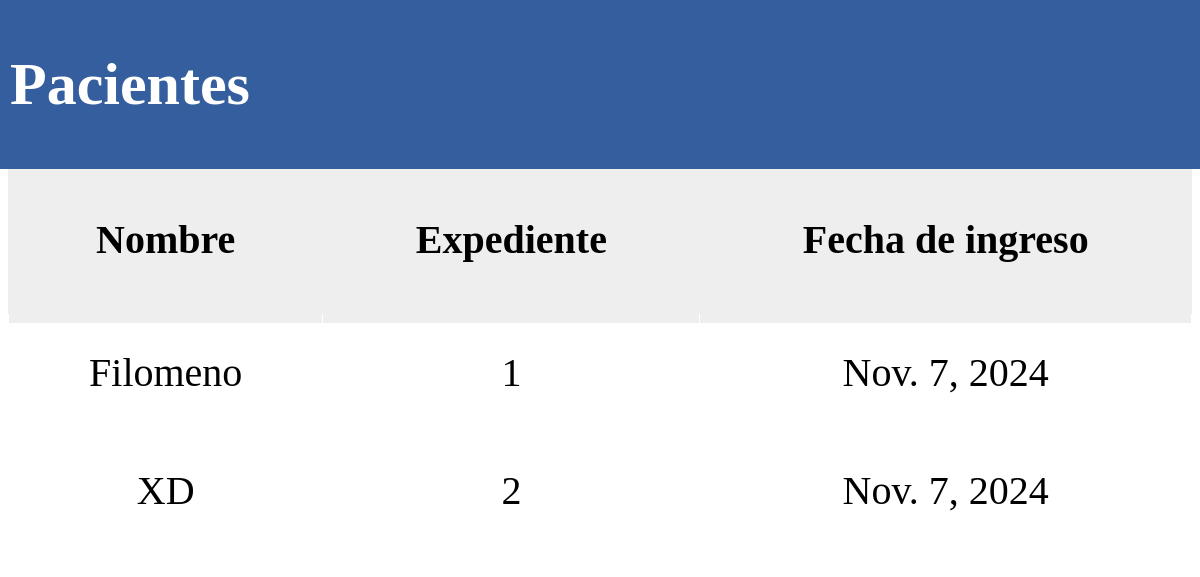
Page /pacientesEnfermero/ on the earlier database version.
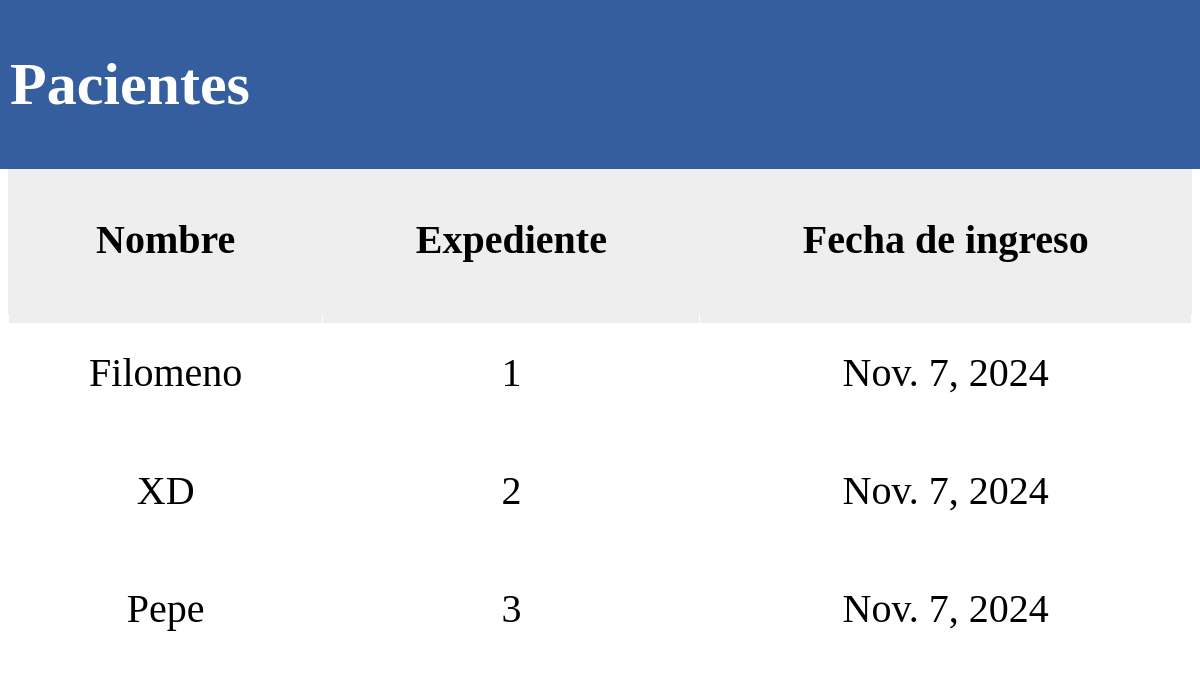
Same page on the later database version.
### Hospital_Infantil/models.py (models this page shows, shortened)
class Paciente(models.Model):
    expediente = models.AutoField(primary_key=True, unique=True)
    nombre = models.CharField(max_length=50, blank=False)
    apellido_paterno = models.CharField(max_length=50, blank=False)
    apellido_materno = models.CharField(max_length=50, blank=False)
    fecha_ingreso = models.DateField(default=timezone.now)
    fecha_nacimiento = models.DateField(default=timezone.now)
    cirugia_realizada = models.CharField(max_length=100, blank=False)
    peso = models.FloatField(blank=False, default=0.0)
    altura = models.FloatField(blank=False, default=0.0)
    diagnostico_clinico_prequirurgico = models.CharField(max_length=1000, blank=False)
    nota_enfermeria = models.CharField(max_length=1000, blank=False)
    medico_Encargado = models.ForeignKey(
        UserProfile,
        on_delete=models.SET_NULL,
        null = True,
        limit_choices_to={'user__userprofile__funcionalidad': 'medico'},
    )

### Hospital_Infantil/views.py (the view)
# urls.py: path('pacientesEnfermero/', views.mostrarPacientesEnfermero, name='mostrarPacientesEnfermero'),
def mostrarPacientesEnfermero(request):
    pacientes = Paciente.objects.all()
    return render(request, 'pacientesEnfermero.html', {'Pacientes': pacientes})

### templates/pacientesEnfermero.html (shortened to what this page needs)
{% load static %}
<!DOCTYPE html>
<html lang="en">
<head>
    <div class="fixed-top-border">
        <h1>Pacientes</h1>
    </div>
</head>
<body>
    <table>
        <thead>
            <tr>
                <th>Nombre</th>
                <th>Expediente</th>
                <th>Fecha de ingreso</th>
            </tr>
        </thead>
        <tbody>
            {% for paciente in Pacientes %}
            <tr onclick="window.location='{% url 'perfilPacienteEnfermero' paciente.expediente %}'" style="cursor: pointer;">
                <td>{{ paciente.nombre }}</td>
                <td>{{ paciente.expediente }}</td>
                <td>{{ paciente.fecha_ingreso }}</td>
            </tr>
            {% empty %}
            <tr>
                <td colspan="3">No hay pacientes registrados</td>
            </tr>
            {% endfor %}
        </tbody>
    </table>
</body>
</html>

### templates/pacientesEnfermero.html (style rules this page uses)
.fixed-top-border { position: fixed; top: 0; left: 0; width: 100%; height: px; background-color: #355e9f; z-index: 1000; display: flex; align-items: center; font-family: Montserrat; color: white; padding: 10px; }
table { font-family: Calibri; border-collapse: collapse; border: #EEEEEE; width: 100%; margin-top: 80px; }
th { font-family: Calibri; font-size: 40px; border: 1px solid #EEEEEE; text-align:center; padding: 60px; padding-top: 125px; position: sticky; top: 90px; z-index: 100; background-color: #EEEEEE; }
td { font-family: Calibri; font-size: 40px; border: 1px solid #FFFF; text-align: center; padding: 35px; }
tr:nth-child(even) { text-align: center; }
h1 { font-family: Montserrat; font-size: 60px; }

Differences in the rows shown:
added Paciente: nombre "Pepe", expediente "3", fecha_ingreso "Nov. 7, 2024"
